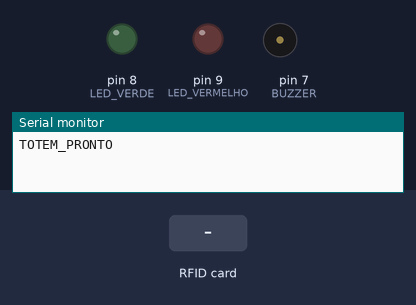
This sketch was run on a simulated Arduino Mega 2560, built with avr-gcc and run on an emulated ATmega2560. Shown: output pins drawn as LEDs (lit = HIGH), buzzer (waves = sounding), the last lines printed to the serial monitor. The test bench sets the inputs (shaded band). Pins used as bus, display or sensor lines are not drawn.

Above: at 1.2 s.
1.3 s: RFID card 5E 7A 19 C4 held to the reader
At 1.48 s:
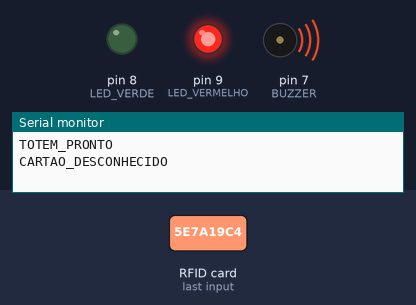
3.2 s: RFID card 9E 49 D7 06 held to the reader
4.7 s: RFID card EE 0A 89 06 held to the reader
Timing chart, 0 to 7.7 s (numbered marks = the images above; inputs shaded):
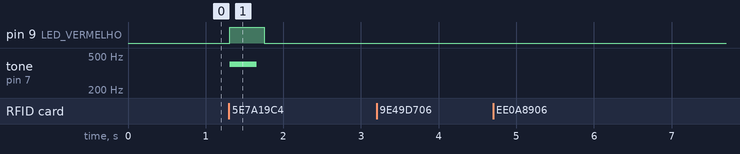

Measured:
- after the input at 1.3 s, pin 9 (LED_VERMELHO): LOW → HIGH at once, → LOW 0.45 s later; tone on pin 7 (BUZZER): silent → 400 Hz at once, → silent 0.35 s later

The sketch:

totem_mega2560.ino
```cpp
#include <SPI.h>
#include <MFRC522.h>
#define SS_PIN 53
#define RST_PIN 5
#define LED_VERDE 8
#define LED_VERMELHO 9
#define BUZZER 7
MFRC522 leitor(SS_PIN, RST_PIN);
const String cartao1 = "9E49D706";
const String cartao2 = "EE0A8906";
void erro() {
  digitalWrite(LED_VERMELHO, HIGH);
  tone(BUZZER, 400, 350);
  delay(450);
  digitalWrite(LED_VERMELHO, LOW);
  noTone(BUZZER);
}
void setup() {
  Serial.begin(9600);
  SPI.begin();
  leitor.PCD_Init();
  pinMode(LED_VERDE, OUTPUT);
  pinMode(LED_VERMELHO, OUTPUT);
  pinMode(BUZZER, OUTPUT);
  digitalWrite(LED_VERDE, LOW);
  digitalWrite(LED_VERMELHO, LOW);
  Serial.println("TOTEM_PRONTO");
}
void loop() {
  if (!leitor.PICC_IsNewCardPresent()) return;
  if (!leitor.PICC_ReadCardSerial()) return;
  String uid = "";
  for (byte i = 0; i < leitor.uid.size; i++) {
    if (leitor.uid.uidByte[i] < 16) uid += "0";
    uid += String(leitor.uid.uidByte[i], HEX);
  }
  uid.toUpperCase();
  if (uid == cartao1 || uid == cartao2) {
    Serial.print("CARTAO:");
    Serial.println(uid);
    Serial.println("VERIFICACAO_FACIAL_PENDENTE");
  } else {
    Serial.println("CARTAO_DESCONHECIDO");
    erro();
  }
  leitor.PICC_HaltA();
  leitor.PCD_StopCrypto1();
  delay(700);
}
```
